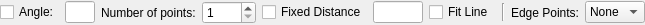
<?xml version="1.0" encoding="UTF-8"?>
<ui version="4.0">
 <class>LC_LinePointsOptions</class>
 <widget class="QWidget" name="LC_LinePointsOptions">
  <property name="geometry">
   <rect>
    <x>0</x>
    <y>0</y>
    <width>643</width>
    <height>24</height>
   </rect>
  </property>
  <property name="sizePolicy">
   <sizepolicy hsizetype="Minimum" vsizetype="Preferred">
    <horstretch>0</horstretch>
    <verstretch>0</verstretch>
   </sizepolicy>
  </property>
  <property name="windowTitle">
   <string>Form</string>
  </property>
  <layout class="QGridLayout" name="gridLayout">
   <property name="leftMargin">
    <number>0</number>
   </property>
   <property name="topMargin">
    <number>1</number>
   </property>
   <property name="rightMargin">
    <number>0</number>
   </property>
   <property name="bottomMargin">
    <number>1</number>
   </property>
   <item row="0" column="0">
    <widget class="QCheckBox" name="cbAngle">
     <property name="toolTip">
      <string>If checked, line of points will be drawn with specified angle</string>
     </property>
     <property name="text">
      <string>Angle:</string>
     </property>
    </widget>
   </item>
   <item row="0" column="13">
    <spacer name="horizontalSpacer">
     <property name="orientation">
      <enum>Qt::Horizontal</enum>
     </property>
     <property name="sizeHint" stdset="0">
      <size>
       <width>0</width>
       <height>20</height>
      </size>
     </property>
    </spacer>
   </item>
   <item row="0" column="6">
    <widget class="QFrame" name="frmFixed">
     <property name="frameShape">
      <enum>QFrame::NoFrame</enum>
     </property>
     <property name="frameShadow">
      <enum>QFrame::Raised</enum>
     </property>
     <layout class="QGridLayout" name="gridLayout_2">
      <property name="leftMargin">
       <number>0</number>
      </property>
      <property name="topMargin">
       <number>0</number>
      </property>
      <property name="rightMargin">
       <number>2</number>
      </property>
      <property name="bottomMargin">
       <number>0</number>
      </property>
      <item row="0" column="2">
       <widget class="QCheckBox" name="cbWithinLine">
        <property name="toolTip">
         <string>Specifies whether all points should fit between start/end points of line or whether the length of line is calculated based on number of points and distance between points.</string>
        </property>
        <property name="text">
         <string>Fit Line</string>
        </property>
       </widget>
      </item>
      <item row="0" column="1">
       <widget class="QLineEdit" name="leDistance">
        <property name="sizePolicy">
         <sizepolicy hsizetype="Preferred" vsizetype="Fixed">
          <horstretch>0</horstretch>
          <verstretch>0</verstretch>
         </sizepolicy>
        </property>
        <property name="minimumSize">
         <size>
          <width>50</width>
          <height>0</height>
         </size>
        </property>
        <property name="maximumSize">
         <size>
          <width>50</width>
          <height>16777215</height>
         </size>
        </property>
        <property name="toolTip">
         <string>Distance between points.</string>
        </property>
        <property name="frame">
         <bool>true</bool>
        </property>
       </widget>
      </item>
     </layout>
    </widget>
   </item>
   <item row="0" column="9">
    <widget class="Line" name="line">
     <property name="maximumSize">
      <size>
       <width>16777215</width>
       <height>18</height>
      </size>
     </property>
     <property name="orientation">
      <enum>Qt::Vertical</enum>
     </property>
    </widget>
   </item>
   <item row="0" column="12">
    <widget class="QComboBox" name="cbEdgePoints">
     <property name="sizePolicy">
      <sizepolicy hsizetype="Preferred" vsizetype="Fixed">
       <horstretch>0</horstretch>
       <verstretch>0</verstretch>
      </sizepolicy>
     </property>
     <property name="toolTip">
      <string>Controls how points on the edges (start/end points) should be created.</string>
     </property>
     <item>
      <property name="text">
       <string>None</string>
      </property>
     </item>
     <item>
      <property name="text">
       <string>Both</string>
      </property>
     </item>
     <item>
      <property name="text">
       <string>Start</string>
      </property>
     </item>
     <item>
      <property name="text">
       <string>End</string>
      </property>
     </item>
    </widget>
   </item>
   <item row="0" column="1">
    <widget class="QLineEdit" name="leAngle">
     <property name="sizePolicy">
      <sizepolicy hsizetype="Preferred" vsizetype="Fixed">
       <horstretch>0</horstretch>
       <verstretch>0</verstretch>
      </sizepolicy>
     </property>
     <property name="minimumSize">
      <size>
       <width>30</width>
       <height>0</height>
      </size>
     </property>
     <property name="maximumSize">
      <size>
       <width>50</width>
       <height>16777215</height>
      </size>
     </property>
     <property name="toolTip">
      <string>Angle of line</string>
     </property>
    </widget>
   </item>
   <item row="0" column="4">
    <widget class="QSpinBox" name="sbPointsCount">
     <property name="toolTip">
      <string>Number of points to create</string>
     </property>
     <property name="minimum">
      <number>1</number>
     </property>
     <property name="maximum">
      <number>1000</number>
     </property>
    </widget>
   </item>
   <item row="0" column="11">
    <widget class="QLabel" name="label_2">
     <property name="text">
      <string>Edge Points:</string>
     </property>
    </widget>
   </item>
   <item row="0" column="2">
    <widget class="QLabel" name="label">
     <property name="sizePolicy">
      <sizepolicy hsizetype="Preferred" vsizetype="Preferred">
       <horstretch>0</horstretch>
       <verstretch>0</verstretch>
      </sizepolicy>
     </property>
     <property name="text">
      <string>Number of points:</string>
     </property>
    </widget>
   </item>
   <item row="0" column="5">
    <widget class="QCheckBox" name="cbFixedDistance">
     <property name="sizePolicy">
      <sizepolicy hsizetype="Preferred" vsizetype="Fixed">
       <horstretch>0</horstretch>
       <verstretch>0</verstretch>
      </sizepolicy>
     </property>
     <property name="toolTip">
      <string>If checked, fixed specified distance between points will be used. Otherwise, distance will be calculated.</string>
     </property>
     <property name="text">
      <string>Fixed Distance</string>
     </property>
    </widget>
   </item>
  </layout>
 </widget>
 <resources/>
 <connections/>
</ui>
